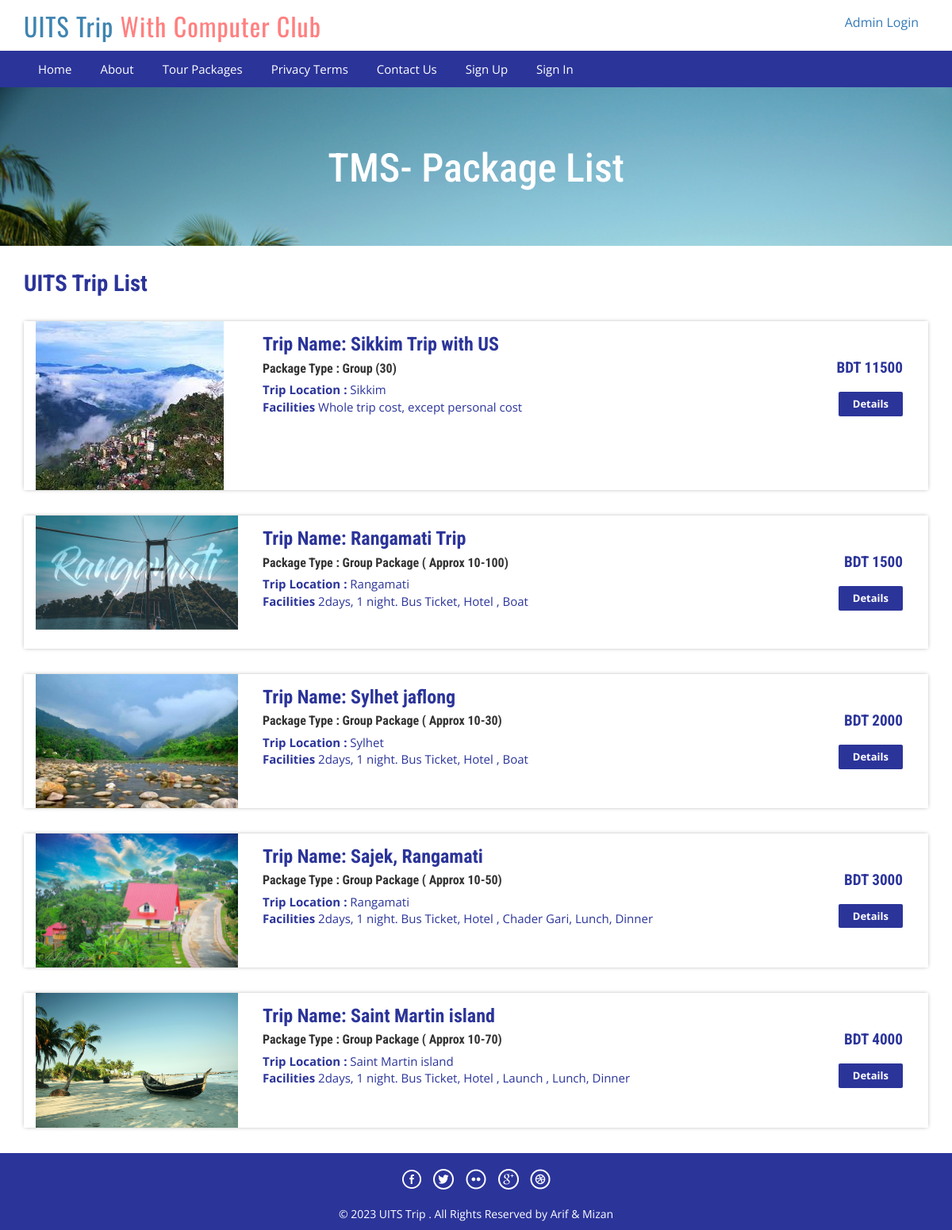
The page /uits-trip/package-list.php on the database its author committed.
### tables this page shows
CREATE TABLE `tbltourpackages` (
  `PackageId` int(11) NOT NULL,
  `PackageName` varchar(200) DEFAULT NULL,
  `PackageType` varchar(150) DEFAULT NULL,
  `PackageLocation` varchar(100) DEFAULT NULL,
  `PackagePrice` int(11) DEFAULT NULL,
  `PackageFetures` varchar(255) DEFAULT NULL,
  `PackageDetails` mediumtext DEFAULT NULL,
  `PackageImage` varchar(100) DEFAULT NULL,
  `Creationdate` timestamp NULL DEFAULT current_timestamp(),
  `UpdationDate` timestamp NULL DEFAULT NULL ON UPDATE current_timestamp()
);

### uits-trip/package-list.php (the view, shortened to what this page needs)
<?php
include('includes/config.php');
?>
<!DOCTYPE HTML>
<html>
<head>
<link href="css/bootstrap.css" rel='stylesheet' type='text/css' />
<link href="css/style.css" rel='stylesheet' type='text/css' />
<link href="css/font-awesome.css" rel="stylesheet">
<link href="css/animate.css" rel="stylesheet" type="text/css" media="all">
</head>
<body>
<?php include('includes/header.php');?>
<div class="banner-3">
	<div class="container">
		<h1 class="wow zoomIn animated animated" data-wow-delay=".5s" style="visibility: visible; animation-delay: 0.5s; animation-name: zoomIn;"> TMS- Package List</h1>
	</div>
</div>
<div class="rooms">
	<div class="container">
		<div class="room-bottom">
			<h3>UITS Trip List</h3>
<?php $sql = "SELECT * from tbltourpackages";
$query = $dbh->prepare($sql);
$query->execute();
$results=$query->fetchAll(PDO::FETCH_OBJ);
if($query->rowCount() > 0)
{
foreach($results as $result)
{	?>
			<div class="rom-btm">
				<div class="col-md-3 room-left wow fadeInLeft animated" data-wow-delay=".5s">
					<img src="admin/pacakgeimages/<?php echo htmlentities($result->PackageImage);?>" class="img-responsive" alt="">
				</div>
				<div class="col-md-6 room-midle wow fadeInUp animated" data-wow-delay=".5s">
					<h4>Trip Name: <?php echo htmlentities($result->PackageName);?></h4>
					<h6>Package Type : <?php echo htmlentities($result->PackageType);?></h6>
					<p><b>Trip Location :</b> <?php echo htmlentities($result->PackageLocation);?></p>
					<p><b>Facilities</b> <?php echo htmlentities($result->PackageFetures);?></p>
				</div>
				<div class="col-md-3 room-right wow fadeInRight animated" data-wow-delay=".5s">
					<h5>BDT <?php echo htmlentities($result->PackagePrice);?></h5>
					<a href="package-details.php?pkgid=<?php echo htmlentities($result->PackageId);?>" class="view">Details</a>
				</div>
				<div class="clearfix"></div>
			</div>
<?php }} ?>
		</div>
	</div>
</div>
<?php include('includes/footer.php');?>
</body>
</html>

### uits-trip/includes/header.php (shortened to what this page needs)
<div class="header">
	<div class="container">
		<div class="logo wow fadeInDown animated" data-wow-delay=".5s">
			<a href="index.php">UITS Trip <span style='color: #FF8080;' >With Computer Club </span></a>
		</div>
		<div class="lock fadeInDown animated" data-wow-delay=".5s">
		<li class="hm"><a href="admin/index.php">Admin Login</a></li>
		</div>
		<div class="clearfix"></div>
	</div>
</div>
<div class="footer-btm wow fadeInLeft animated" data-wow-delay=".5s">
	<div class="container">
	<div class="navigation">
			<nav class="navbar navbar-default">
				<div class="collapse navbar-collapse nav-wil" id="bs-example-navbar-collapse-1">
					<nav class="cl-effect-1">
						<ul class="nav navbar-nav">
							<li><a href="index.php">Home</a></li>
							<li><a href="page.php?type=aboutus">About</a></li>
								<li><a href="package-list.php">Tour Packages</a></li>
								<li><a href="page.php?type=privacy">Privacy Terms</a></li>
								<li><a href="page.php?type=contact">Contact Us</a></li>
								<li class="sig"><a href="#" data-toggle="modal" data-target="#myModal" >Sign Up</a></li>
			<li class="sigi"><a href="#" data-toggle="modal" data-target="#myModal4" >Sign In</a></li>
								<div class="clearfix"></div>
						</ul>
					</nav>
				</div>
			</nav>
		</div>
	</div>
</div>

### uits-trip/includes/footer.php
<div class="copy-right">
	<div class="container">
		<div class="footer-social-icons wow fadeInDown animated animated" data-wow-delay=".5s" style="visibility: visible; animation-delay: 0.5s; animation-name: fadeInDown;">
			<ul>
				<li><a class="facebook" href="#"><span>Facebook</span></a></li>
				<li><a class="twitter" href="#"><span>Twitter</span></a></li>
				<li><a class="flickr" href="#"><span>Flickr</span></a></li>
				<li><a class="googleplus" href="#"><span>Google+</span></a></li>
				<li><a class="dribbble" href="#"><span>Dribbble</span></a></li>
			</ul>
		</div>
		<p class="wow zoomIn animated animated" data-wow-delay=".5s" style="visibility: visible; animation-delay: 0.5s; animation-name: zoomIn;">© 2023 UITS Trip . All Rights Reserved by Arif & Mizan </p>
	</div>
</div>

### uits-trip/css/style.css (style rules this page uses)
html, body { font-size: 100%; background: #fff; font-family: "Open Sans", sans-serif; }
body a, .grid_1, plan_1, plan_1.one, plan_1.two, i.icon1, i.icon2, i.icon3, i.icon4, i.icon5, i.icon6 { transition: 0.5s all; -webkit-transition: 0.5s all; -moz-transition: 0.5s all; -o-transition: 0.5s all; -ms-transition: 0.5s all; }
h1, h2, h3, h4, h5, h6 { margin: 0; font-family: "Roboto Condensed", sans-serif; }
p { margin: 0; }
ul { margin: 0; padding: 0; }
.logo a { color: #3f84b1; letter-spacing: 1px; font-size: 2em; font-weight: 400; display: block; text-decoration: none; font-family: "Oswald", sans-serif; }
.logo span { color: #34ad00; }
li.hm, li.prnt { margin-right: 12px; }
.header { background-color: #fff; margin: 0; padding: 10px 0 8px; }
.logo a { display: block; }
.logo { float: left; margin-right: 60px; }
.lock { float: right; margin-top: 7px; }
.lock li { display: inline-block; }
.footer-btm li { display: inline-block; margin: 0 10px; font-size: 14px; color: #fff; }
.footer-btm li a { font-size: 15px; color: #fff; display: inline-block; padding: 5px 8px; }
.footer-btm { background: #2b3499; padding: 0.5em 0; text-align: center; }
.copy-right p { color: #fff; font-size: 14px; line-height: 1.8em; }
.copy-right { background: #2b3499; text-align: center; padding: 0.5em 0; }
a.view { padding: 6px 18px; font-weight: 700; color: #fff; background-color: #2b3499; border: 0; font-size: 13px; border-radius: 2px; -webkit-transition: all 0.2s; -moz-transition: all 0.2s; transition: all 0.2s; margin-top: 20px; display: inline-block; }
.banner-3 { background: url(../images/saint.jpg) no-repeat; background-size: cover; -webkit-background-size: cover; -o-background-size: cover; -ms-background-size: cover; -moz-background-size: cover; min-height: 200px; }
.banner-3 h1 { font-size: 50px; margin-bottom: 40px; padding: 1.5em 0 0; text-align: center; color: #fff; }
.rom-btm { margin-top: 2em; box-shadow: 0px 0px 5px -1px rgba(0, 0, 0, 0.37); }
.room-bottom h3 { font-size: 1.8em; font-weight: 700; color: #2b3499; }
.room-bottom { padding: 2em 0; }
.rom-btm h4 { font-size: 1.5em; font-weight: 700; color: #2b3499; }
.rom-btm p { font-size: 15px; color: #2b3499; }
.rom-btm h6 { font-size: 1em; font-weight: 700; margin: 0.5em 0; }
.room-right { text-align: right; padding: 3em 2em; }
.room-midle { padding: 1em; }
.rom-btm h5 { font-size: 1.2em; font-weight: 700; color: #2b3499; }
.footer-social-icons ul li { display: inline-block; margin: 0 0.2em; }
.footer-social-icons ul li a { width: 30px; height: 30px; background: url("../images/img-sprite.png") no-repeat 0px 0px; display: inline-block; position: relative; }
.footer-social-icons ul li a.facebook { background-position: 0px 0px; }
.footer-social-icons ul li a.twitter { background-position: -30px 0px; }
.footer-social-icons ul li a.flickr { background-position: -60px 0px; }
.footer-social-icons ul li a.googleplus { background-position: -90px 0px; }
.footer-social-icons ul li a.dribbble { background-position: -120px 0px; }
.footer-social-icons { margin: 10px 0 10px; }
.navbar-default { background-color: #2b3499 !important; border-color: #4cb320 !important; }
.navbar { min-height: 0px !important; margin-bottom: 0px !important; border-radius: 0px !important; border: none !important; }
ul.nav.navbar-nav li a { font-size: 15px; color: #fff; display: inline-block; padding: 5px 8px; }
.navbar-collapse { padding-right: 0px !important; padding-left: 0px !important; }

### rows shown on the page
tbltourpackages: PackageImage (picture), PackageName "Sikkim Trip with US", PackageType "Group (30)", PackageLocation "Sikkim", PackageFetures "Whole trip cost, except personal cost", PackagePrice "11500"
tbltourpackages: PackageImage (picture), PackageName "Rangamati Trip", PackageType "Group Package ( Approx 10-100)", PackageLocation "Rangamati", PackageFetures "2days, 1 night. Bus Ticket, Hotel , Boat", PackagePrice "1500"
tbltourpackages: PackageImage (picture), PackageName "Sylhet jaflong", PackageType "Group Package ( Approx 10-30)", PackageLocation "Sylhet", PackageFetures "2days, 1 night. Bus Ticket, Hotel , Boat", PackagePrice "2000"
tbltourpackages: PackageImage (picture), PackageName "Sajek, Rangamati", PackageType "Group Package ( Approx 10-50)", PackageLocation "Rangamati", PackageFetures "2days, 1 night. Bus Ticket, Hotel , Chader Gari, Lunch, Dinner", PackagePrice "3000"
tbltourpackages: PackageImage (picture), PackageName "Saint Martin island", PackageType "Group Package ( Approx 10-70)", PackageLocation "Saint Martin island", PackageFetures "2days, 1 night. Bus Ticket, Hotel , Launch , Lunch, Dinner", PackagePrice "4000"
